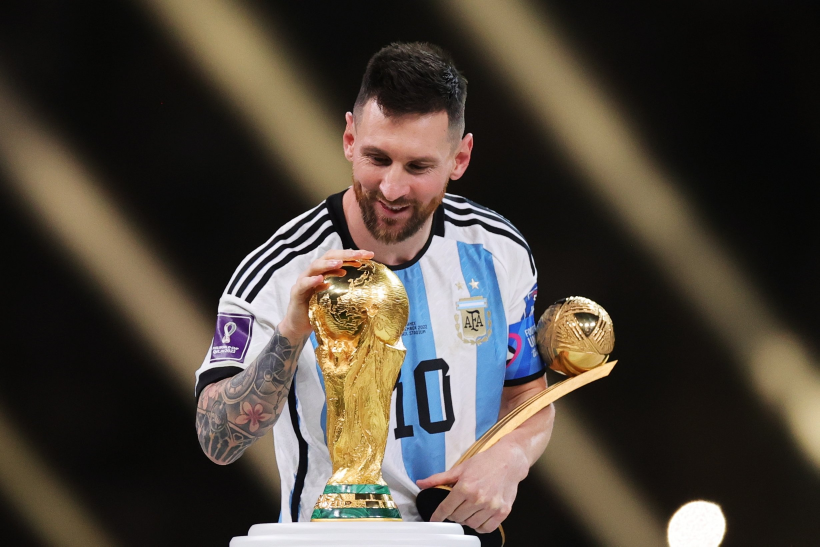
#> input picture openCV_learn/images/messi.jpg, 2458 x 1639 px (shown at 1/3 size)
$ python image_operations.py
#> lines starting #> are read from the running program, lines starting #| are printed output that depends on the picture; after the words box and inside, x2 and y2 are one past the last pixel; in counts of white or black regions, pixels touching at a corner belong together
import cv2

def XY_cal(event,x,y,flag,param):
    if event == cv2.EVENT_LBUTTONDOWN:
        print(x)
        print(y)
img = cv2.imread('images/messi.jpg')
#> img is the input picture: shape (1639, 2458, 3); mean B, G, R 58.5, 67.4, 75.5
img2 = cv2.imread('goat.jpg')
print(img.shape)
#| (1639, 2458, 3)
print(img.size)
#| 12085986
print(img.dtype)
#| uint8
blue,green,red = cv2.split(img)
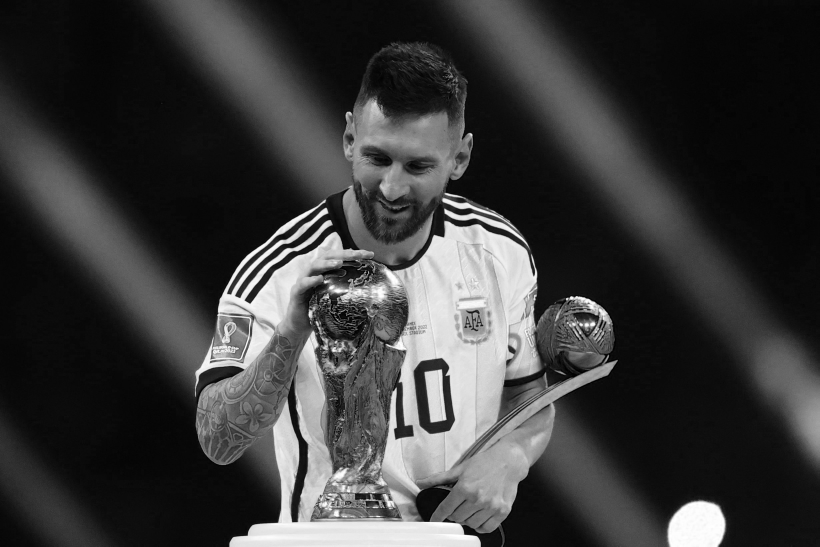
#> blue: shape (1639, 2458) (shown at 1/3 size); min 0, max 255, mean 58.5
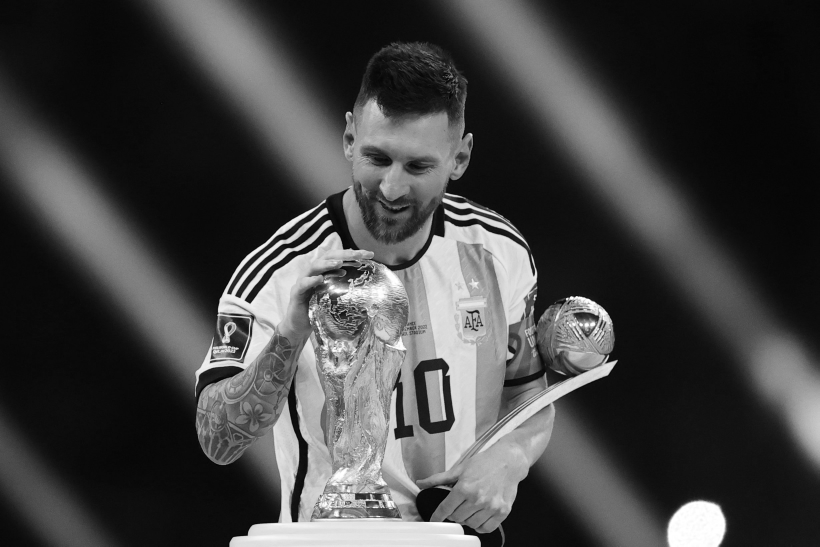
#> green: shape (1639, 2458) (shown at 1/3 size); min 0, max 255, mean 67.4
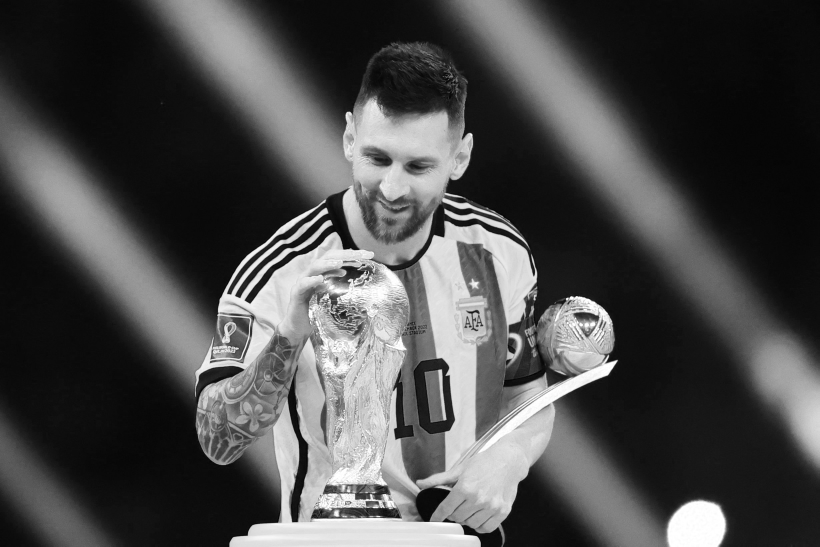
#> red: shape (1639, 2458) (shown at 1/3 size); min 0, max 255, mean 75.5
print(blue)
#> (printed output is left out)
merged_img = cv2.merge((blue , green,red))
resized_merged_img = cv2.resize(merged_img,(780,520))
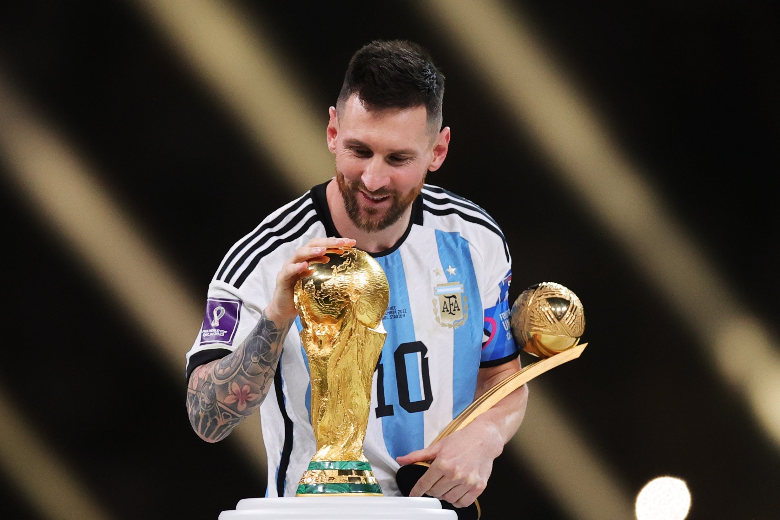
#> resized_merged_img: shape (520, 780, 3); mean B, G, R 58.4, 67.3, 75.4
worldcup = resized_merged_img[283:359,505:599]
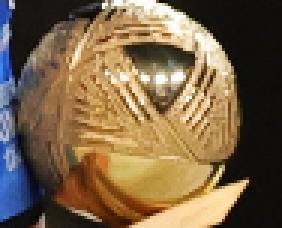
#> worldcup: shape (76, 94, 3) (shown 3 times larger); mean B, G, R 72.5, 100, 121.7
dest_x = 50
dest_y = 283
resized_merged_img[dest_y:dest_y + worldcup.shape[0], dest_x:dest_x + worldcup.shape[1]] = worldcup
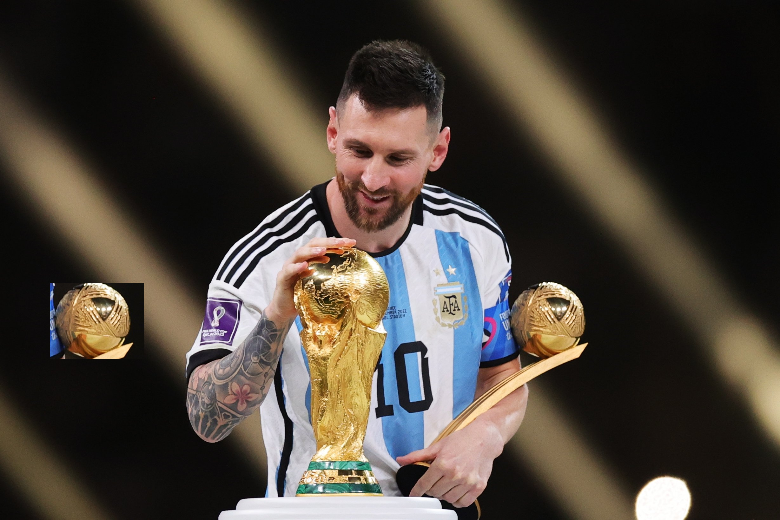
#> resized_merged_img: shape (520, 780, 3); 1.76% of pixels changed, all inside (x1, y1, x2, y2) = (50, 283, 144, 359)
#> (the run stopped early here; a loop or call above may not have finished)
